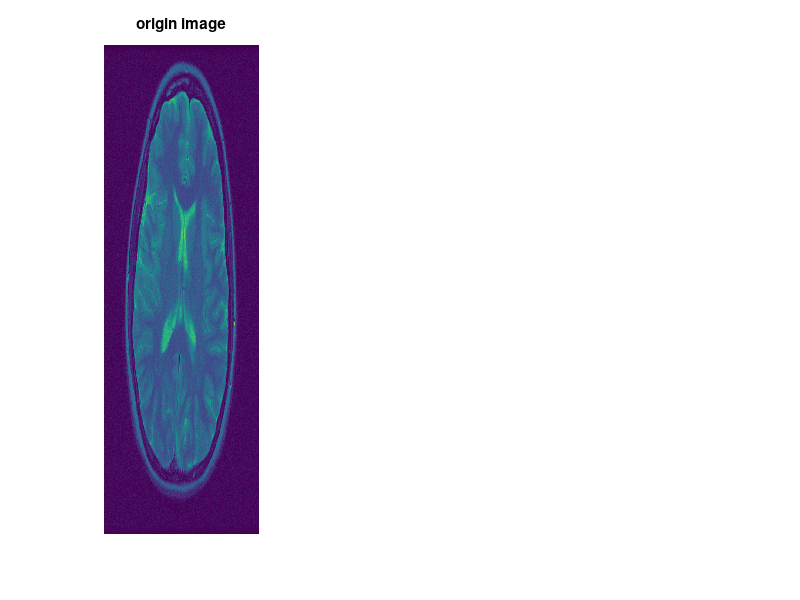

The MATLAB script that drew this image: (Note: this script raises an error after producing the figure.)
% variable density sampling

close all;

load image;
theta = [0.025:0.025:0.15];
rotation_angle = pi/60;
wavelet_level = 5;
filter_type = 'db1';

im_rec_set = cell(length(theta));

for i = 1:length(theta)
    figure,
    subplot(1,3,1);
    imagesc(abs(im));
    title('origin image');
    axis off;
    
    sample_method = 'variable_density';
    im_rec = resconstruction(im, theta(i), rotation_angle, sample_method, wavelet_level, filter_type);
    subplot(1,3,2);
    imagesc(abs(im_rec));
    title('variable density');
    axis off;
    subplot(1,3,3);
    imagesc(abs(im_rec-im));
    title('difference');
    axis off;
    set(gcf, 'Position', [100 100 1500 400]);
    % saveas(gcf, ['./variable density/test_theta_' num2str(theta(i)) '.png'], 'png');
    
    im_rec_set{i} = im_rec;
end
